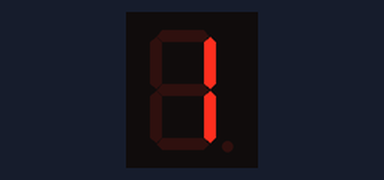
Recording of a sketch running on a simulated Arduino Uno, built with avr-gcc and run on an emulated ATmega328P. Shown: 1-digit seven-segment display. Wiring (inferred from the names in the program): 1-digit 7-segment display, segments lit when HIGH: segments pin 6, pin 8, pin 5, pin 9, pin 7, pin 10, pin 11. The segment pins are drawn as the display they are named for.

Above: at 0.1 s.
At 6.1 s:
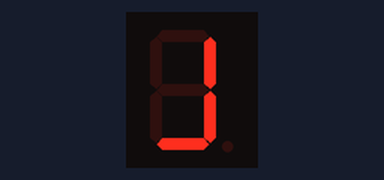
At 8.1 s:
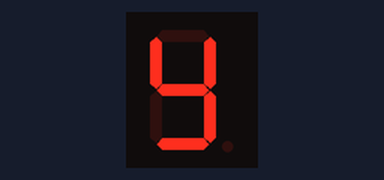
At 11.05 s:
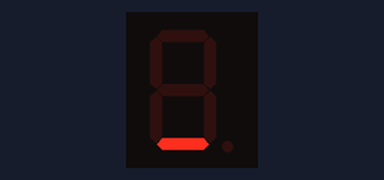
At 11.45 s:
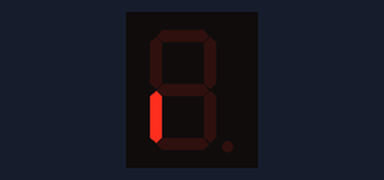
At 12.15 s:
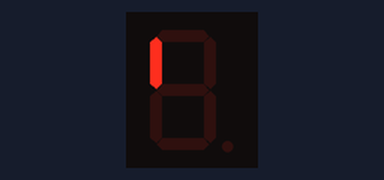

Measured:
- by itself, everything shown: repeats every 13.2 s, in 24 steps
- what the display in image 1 shows lasts 1.0 s, from 6.0 s to 7.0 s

The sketch:

sevenSeg.ino
```cpp
int segPinA = 9;// led 7 green
int segPinB = 8;// led 6 yellow
int segPinC = 5;// led 2 brown
int segPinD = 6;// led 3 red
int segPinE = 7;// led 4 orange
int segPinF = 10;// led 9 blue
int segPinG = 11;// led 10 purple

void setup()
{
  // define pin modes

  pinMode(segPinA, OUTPUT);
  pinMode(segPinB, OUTPUT);
  pinMode(segPinC, OUTPUT);
  pinMode(segPinD, OUTPUT);
  pinMode(segPinE, OUTPUT);
  pinMode(segPinF, OUTPUT);
  pinMode(segPinG, OUTPUT);

}

void loop()
{
  ONE();
  TWO();
  THREE();
  FOUR();
  FIVE();
  SIX();
  SEVEN();
  EIGHT();
  NINE();
  ZERO();
  RESET();
  CIRCLE();
  CIRCLE();
  RESET();

}

void ONE() {

  digitalWrite(segPinA, LOW);
  digitalWrite(segPinB, HIGH);
  digitalWrite(segPinC, HIGH);
  digitalWrite(segPinD, LOW);
  digitalWrite(segPinE, LOW);
  digitalWrite(segPinF, LOW);
  digitalWrite(segPinG, LOW);
  delay(1000);

}

void TWO() {

  digitalWrite(segPinA, HIGH);
  digitalWrite(segPinB, HIGH);
  digitalWrite(segPinC, LOW);
  digitalWrite(segPinD, HIGH);
  digitalWrite(segPinE, HIGH);
  digitalWrite(segPinF, LOW);
  digitalWrite(segPinG, HIGH);
  delay(1000);

}

void THREE() {

  digitalWrite(segPinA, HIGH);
  digitalWrite(segPinB, HIGH);
  digitalWrite(segPinC, HIGH);
  digitalWrite(segPinD, HIGH);
  digitalWrite(segPinE, LOW);
  digitalWrite(segPinF, LOW);
  digitalWrite(segPinG, HIGH);
  delay(1000);

}

void FOUR() {

  digitalWrite(segPinA, LOW);
  digitalWrite(segPinB, HIGH);
  digitalWrite(segPinC, HIGH);
  digitalWrite(segPinD, LOW);
  digitalWrite(segPinE, LOW);
  digitalWrite(segPinF, HIGH);
  digitalWrite(segPinG, HIGH);
  delay(1000);

}

void FIVE() {

  digitalWrite(segPinA, HIGH);
  digitalWrite(segPinB, LOW);
  digitalWrite(segPinC, HIGH);
  digitalWrite(segPinD, HIGH);
  digitalWrite(segPinE, LOW);
  digitalWrite(segPinF, HIGH);
  digitalWrite(segPinG, HIGH);
  delay(1000);

}

void SIX() {

  digitalWrite(segPinA, HIGH);
  digitalWrite(segPinB, LOW);
  digitalWrite(segPinC, HIGH);
  digitalWrite(segPinD, HIGH);
  digitalWrite(segPinE, HIGH);
  digitalWrite(segPinF, HIGH);
  digitalWrite(segPinG, HIGH);
  delay(1000);

}

void SEVEN() {

  digitalWrite(segPinA, HIGH);
  digitalWrite(segPinB, HIGH);
  digitalWrite(segPinC, HIGH);
  digitalWrite(segPinD, LOW);
  digitalWrite(segPinE, LOW);
  digitalWrite(segPinF, LOW);
  digitalWrite(segPinG, LOW);
  delay(1000);

}

void EIGHT() {

  digitalWrite(segPinA, HIGH);
  digitalWrite(segPinB, HIGH);
  digitalWrite(segPinC, HIGH);
  digitalWrite(segPinD, HIGH);
  digitalWrite(segPinE, HIGH);
  digitalWrite(segPinF, HIGH);
  digitalWrite(segPinG, HIGH);
  delay(1000);

}

void NINE() {

  digitalWrite(segPinA, HIGH);
  digitalWrite(segPinB, HIGH);
  digitalWrite(segPinC, HIGH);
  digitalWrite(segPinD, LOW);
  digitalWrite(segPinE, LOW);
  digitalWrite(segPinF, HIGH);
  digitalWrite(segPinG, HIGH);
  delay(1000);

}

void ZERO() {

  digitalWrite(segPinA, HIGH);
  digitalWrite(segPinB, HIGH);
  digitalWrite(segPinC, HIGH);
  digitalWrite(segPinD, HIGH);
  digitalWrite(segPinE, HIGH);
  digitalWrite(segPinF, HIGH);
  digitalWrite(segPinG, LOW);
  delay(1000);

}

void RESET() {

  digitalWrite(segPinA, LOW);
  digitalWrite(segPinB, LOW);
  digitalWrite(segPinC, LOW);
  digitalWrite(segPinD, LOW);
  digitalWrite(segPinE, LOW);
  digitalWrite(segPinF, LOW);
  digitalWrite(segPinG, LOW);
  delay(1000);

}

void CIRCLE() {

  digitalWrite(segPinA, HIGH);
  delay(100);
  digitalWrite(segPinA, LOW);
  digitalWrite(segPinB, HIGH);
  delay(100);
  digitalWrite(segPinB, LOW);
  digitalWrite(segPinC, HIGH);
  delay(100);
  digitalWrite(segPinC, LOW);
  digitalWrite(segPinD, HIGH);
  delay(100);
  digitalWrite(segPinD, LOW);
  digitalWrite(segPinE, HIGH);
  delay(100);;
  digitalWrite(segPinE, LOW);
  digitalWrite(segPinF, HIGH);
  delay(100);
  digitalWrite(segPinF, LOW);
  digitalWrite(segPinG, LOW);


}
```
